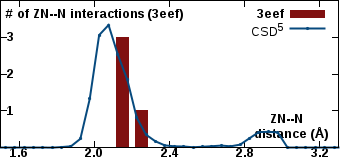

Recreate this plot in gnuplot.
set encoding iso_8859_1
set terminal pngcairo transparent enhanced size 340, 160 font "Arial Bold,10"
set output "/data/neighborhood_temp/3eef/ZN--N.png"
set lmargin at screen 0.00
set bmargin at screen 0.08
set rmargin at screen 0.995
set tmargin at screen 1.00
set xrange [1.5:3.3]
set format x "%3.1f"
set xtics 1.6,0.4,3.2
set xtics offset 0,graph 0.065
set yrange [0:4386]
unset ytics
set y2range [0:4]
set y2tics 1,1,3
set y2tics offset -49,graph 0.00
set y2tics mirror
set view 80,45
set key top right
set boxwidth 0.06
set style fill solid 1.0
set xlabel "ZN--N \n distance (\305)" offset 17,4.4
set y2label "# of ZN--N interactions (3eef)" offset -40,4 rotate by 0
plot "-" using ($1+0.05):2 with boxes lc rgb "#801010" axis x1y2 title "3eef", \
     "/data/neighborhood_temp/csd_metal_distances/ZN--N.csv" using ($1+0.025):2 with linespoints linewidth 2 pointtype 7 pointsize 0.2 lc rgb "#074a7e" title "CSD^{5}" axis x1y1
2.1	3
2.2	1
e
